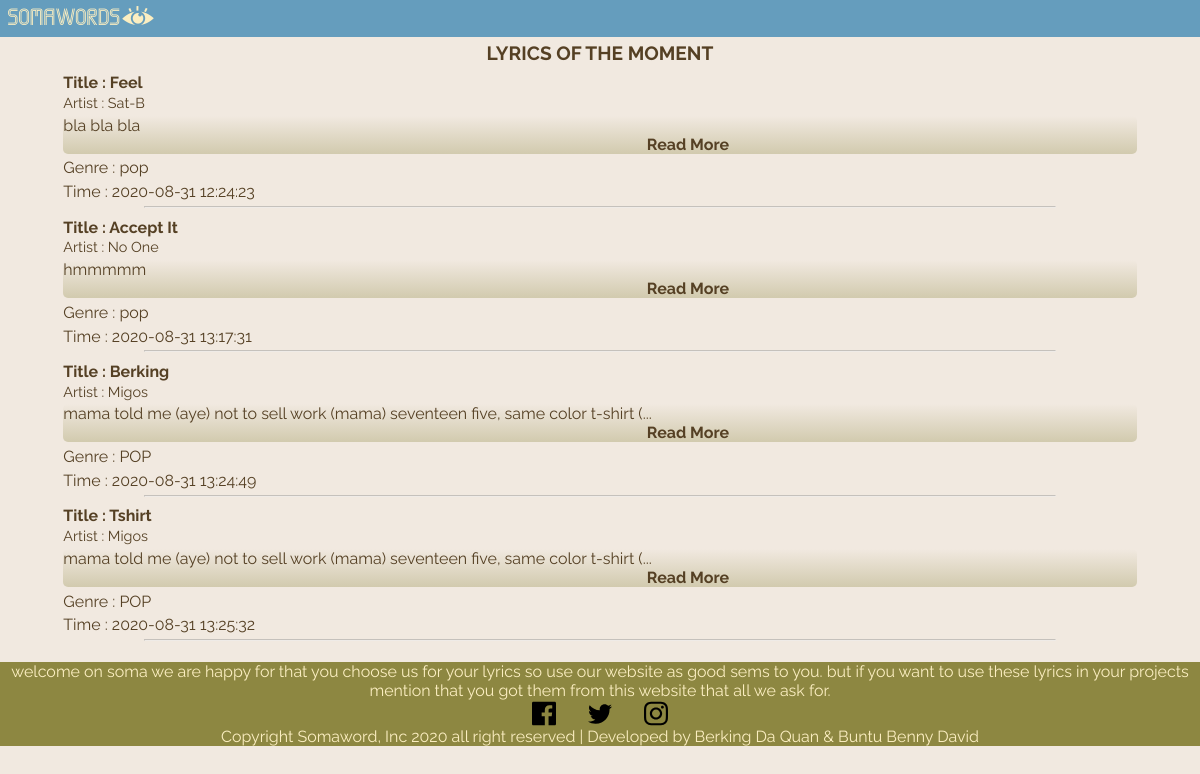
The page / on the database its author committed.
### tables this page shows
CREATE TABLE `lyrics` (
  `id` int NOT NULL AUTO_INCREMENT,
  `song_name` varchar(255) NOT NULL,
  `artist` varchar(255) NOT NULL,
  `lyrics` text NOT NULL,
  `genre` varchar(255) NOT NULL,
  `time_of_upload` datetime DEFAULT CURRENT_TIMESTAMP,
  `likes` int DEFAULT '0',
  `views` int DEFAULT '0',
  `link` varchar(255) DEFAULT '',
  PRIMARY KEY (`id`)
);

### index.php (the view, shortened to what this page needs)
<?php
require_once "basis.php";
$query = 'SELECT * FROM lyrics';
$data = $dbconnection->query($query);
?>
<?php require 'header.php' ?>
<div class="container box">
    <h1>Lyrics of the moment</h1>
    <?php while($res = $data->fetch()) { ?>
        <div class="card_box">
            <div class="card__header">
                <h3 class="song__name">Title :
                  <a href="lyrics.php?song_name=<?php echo $res['song_name']; ?>" id="read__more__button" class="s_link"><?php echo $res['song_name']; ?></a>
                </h3>
                <p class="song__artist">Artist : <?php echo $res['artist']; ?></p>
            </div>
            <div class="part__lyrics">
                <p class="preview gradient">
                    <?php
                    $shap = strlen($res['lyrics']);
                    if ($shap >= 80) {
                        echo substr($res['lyrics'], 0, 80)."...";
                    }
                     else {
                         echo $res['lyrics'];
                     }
                    ?>
                    <a href="lyrics.php?song_name=<?php echo $res['song_name']; ?>" class="read__more" id="read__more__button">Read
                        more</a>
                </p>
            </div>
            <div class="card__footer">
                <p class="song__genre">Genre : <?php echo $res['genre']; ?> </p>
                <p class="song__genre">Time : <?php echo $res['time_of_upload']; ?></p>
            </div>
            <hr class="line"/>
        </div>
        <?php
    }$data->closeCursor();
    ?>
</div>
<?php require 'footer.php' ?>

### header.php (shortened to what this page needs)
<!DOCTYPE html>
<html lang="en">
<head>
    <link rel="stylesheet" href="static/css/all.css">
    <link rel="stylesheet" href="static/css/style.css">
</head>
<body>
    <div class="headbox">
        <div class="logo_box">
            <div class="logo"><a href="index.php">SOMa<span>words</span></a></div>
            <img src="static/images/eye.png" class="logo-img" alt="logo-img">
        </div>
    </div>
    <div class="container">

### footer.php (shortened to what this page needs)
    </div>
    <div class="footer">
        <div class="summary">
            welcome on soma we are happy for that you choose
            us for your lyrics so use our website as good sems
            to you. but if you want to use these lyrics in your
            projects mention that you got them from this website
            that all we ask for.
        </div>
        <div class="social">
                <ul class="social-list soc">
                    <li><a href="facebook.com"><img src="static/svg/facebook.svg" class="icon"></a></li>
                    <li><a href="twitter.com"><img src="static/svg/twitter.svg" class="icon"></a></li>
                    <li><a href="INstagram.com"><img src="static/svg/instagram.svg" class="icon"></a></li>
                </ul>
        </div>
        <div class="copyright">
            <p class="copy">Copyright Somaword, Inc 2020 all right reserved | Developed by Berking Da Quan & Buntu Benny David</p>
        </div>
    </div>
</body>
</html>

### static/css/all.css (style rules this page uses)
body { font-family: 'Raleway', sans-serif; font-weight: normal; background: #bc986a34; }
*, *::before, *::after { margin: 0; padding: 0; box-sizing: border-box; }
h1, h2, h3, h4 { font-weight: bold; }
.headbox { display: flex; flex-direction: row; background: #659dbd; }
.logo_box { flex-grow: 2; display: flex; flex-direction: row; align-items: center; }
.logo-img { width: 2rem; position: relative; bottom: .2rem; left: .6rem; }
.logo a { text-decoration: none; color: #fbeec1; }
.logo { display: flex; position: relative; align-items: center; left: .5rem; height: 2.3rem; font-family: 'timber', sans-serif; text-transform: uppercase; font-size: 1.5rem; }
img { width: 100%; height: auto; display: block; }
.container { color: #554024; width: 95%; margin: 0 auto; }
h1 { text-transform: uppercase; text-align: center; font-size: 1.2rem; margin: .3rem 0 .3rem 0; }
.line { width: 85%; margin: 0 auto .3rem auto; position: relative; top: .3rem; opacity: 50%; color: #554024; }
.song__name { font-size: 1rem; margin-bottom: .1rem; text-transform: capitalize; }
.s_link { text-decoration: none; color: inherit; }
.song__artist { font-size: .9rem; margin-bottom: .3rem; text-transform: capitalize; }
.song__genre { margin-top: .3rem; }
.card_box { padding: .3rem; }
.preview { text-transform: lowercase; -webkit-touch-callout: none; -webkit-user-select: none; -html-user-select: none; -moz-user-select: none; -ms-user-select: none; user-select: none; }
.gradient { background: linear-gradient(0deg, #8d874150, #ffffff00); border-radius: 5px; z-index: 1000; position: relative; }
.gradient > a { text-decoration: none; margin-left: 11rem; }
.read__more { color: #554024; text-align: center; font-weight: bold; display: block; text-transform: capitalize; }
.footer { background: #8d8741; display: flex; flex-direction: column; margin-top: 3rem; color: #fbeec1; }
.copy { text-align: center; }
.summary { text-align: center; }
.social-list li { display: inline-block; }
.social-list li { margin: 0 1rem; }
.icon { width: 1.5rem; }
.soc { display: flex; align-items: center; justify-content: center; }
.box { margin-bottom: -2rem; }

### rows shown on the page
lyrics: song_name "Feel", artist "Sat-B", lyrics "bla bla bla", genre "pop", time_of_upload "2020-08-31 12:24:23"
lyrics: song_name "Accept It", artist "No One", lyrics "hmmmmm", genre "pop", time_of_upload "2020-08-31 13:17:31"
lyrics: song_name "Berking", artist "Migos", lyrics "mama told me (aye) not to sell work (mama) seventeen five, same color t-shirt (", genre "POP", time_of_upload "2020-08-31 13:24:49"
lyrics: song_name "Tshirt", artist "Migos", lyrics "mama told me (aye) not to sell work (mama) seventeen five, same color t-shirt (", genre "POP", time_of_upload "2020-08-31 13:25:32"
